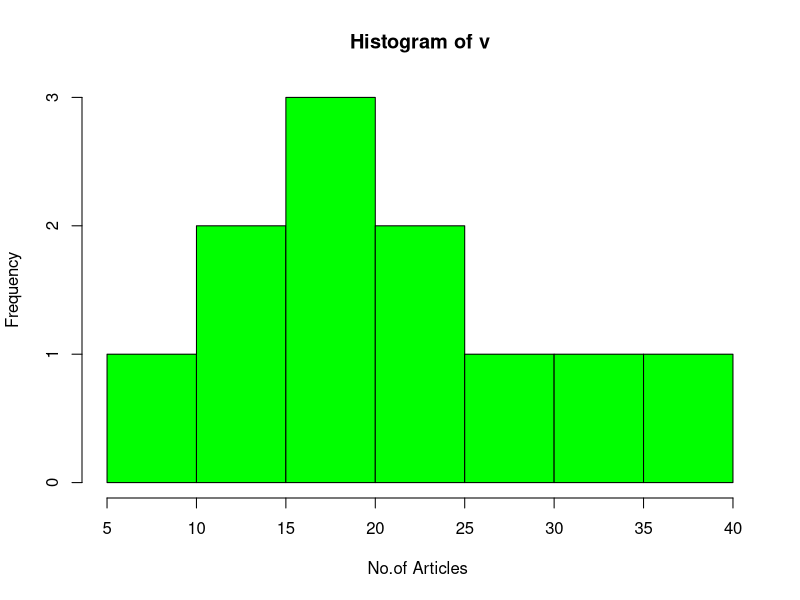

Write the R code that produced this figure.
head(airquality)
mean(airquality$Wind)
mean(airquality$Solar.R, na.rm = TRUE)
summary(airquality)
x1 <- c(3, 5, 3, 7, 9, 4, 6)
x2 <- c(-1, -4, 2.4, 6, -7)
tabulate(x1)
tabulate(x2)
v <- c(19, 23, 11, 5, 16, 21, 32, 14, 19, 27, 39)
hist(v, xlab = "No.of Articles ", col = "green", border = "black")